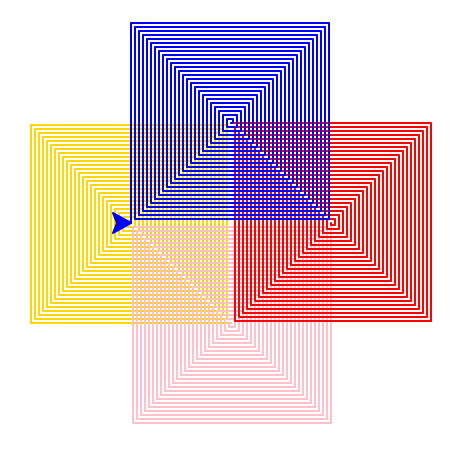

Recreate this plot in Python.
import turtle 

NUMBER_OF_SHAPES = 100
SPEED = 0
SIDES = 4

loadWindow = turtle.Screen()
turtle.speed(SPEED)

for j in range(4):
	if j ==1:
		turtle.color('pink')
	if j ==2:
		turtle.color('red')
	if j ==3:
		turtle.color('blue')
	if j ==4:
		turtle.color('green')
	if j ==0:
		turtle.color('gold')
	if j ==5:
		turtle.color('black')
	if j ==6:
		turtle.color('silver')
	for i in range(NUMBER_OF_SHAPES+1):
		turtle.forward(i)
		turtle.left(360/SIDES)

turtle.exitonclick()
